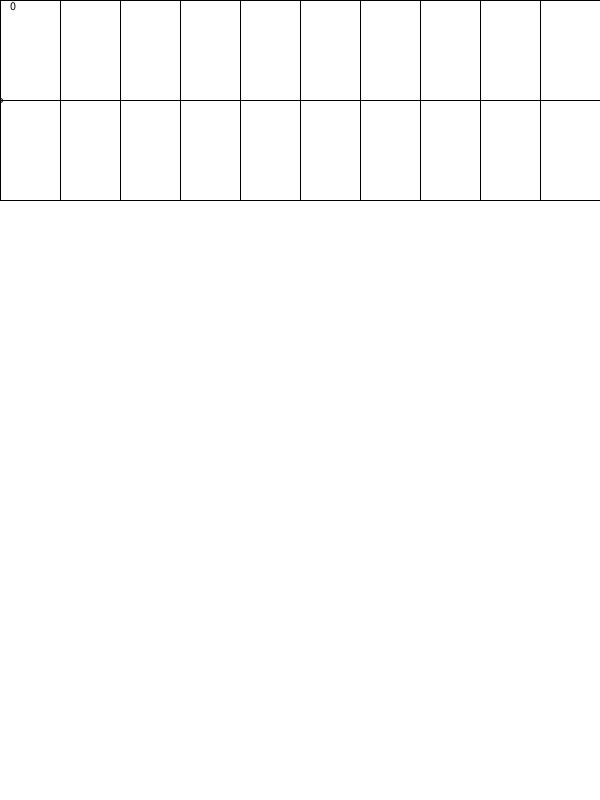
Frame 1 (no input)
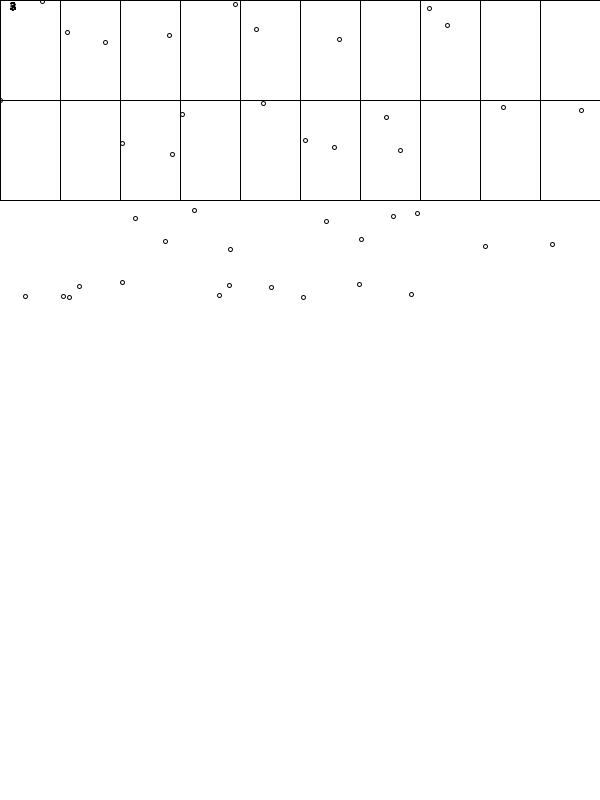
Frame 60 (the mouse pressed at the canvas centre just before this capture)
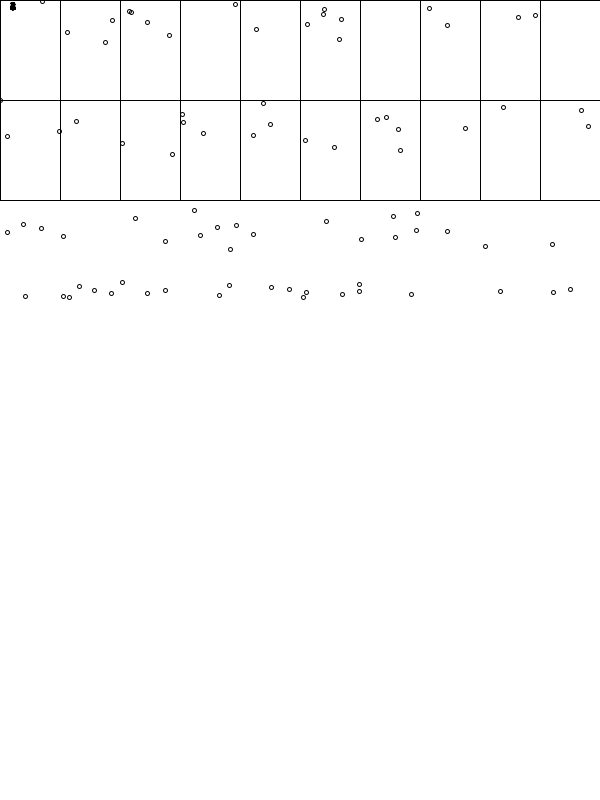
Frame 120 (the mouse held since frame 60 and released just before this capture)

The Processing sketch that drew these frames (run headless with seeded random() and noise(); from frame 60 on, the mouse is pressed at the canvas centre):

// Processing sketch: fouriers
// ── fouriers.pde
PVector wBoxPos, wBoxDims, wBoxMid;
float secWidth;
float timeLast = 0;
float timeNow = 0;
float delta = 0;

float wStep = 0;
float freq = 4;
float freqStep = 0;

float msPerTick = 1000.0 / 60;


void setup() {
  size(600,800);
  
  wBoxPos = new PVector(0,0);
  wBoxDims = new PVector(width, 200);
  wBoxMid = new PVector(wBoxPos.x + (wBoxDims.x / 2), wBoxPos.y + (wBoxDims.y / 2));
  secWidth = wBoxDims.x / 10;
  
  timeLast = millis();
  timeNow = millis();
  //frameRate(2);
  background(255);
}

void draw() {
  timeNow = millis();
  delta = (timeNow - timeLast) / msPerTick;
  wStep += (1000 / secWidth) * delta;
  wStep = wStep % width;
  //background(255);
  stroke(0);
  line(wBoxPos.x, wBoxMid.y, wBoxDims.x, wBoxMid.y);
  noFill();
  rect(wBoxPos.x, wBoxPos.y, wBoxDims.x, wBoxDims.y);
  
  for (float x = wBoxPos.x; x < wBoxDims.x; x += secWidth) {
    line(x, wBoxDims.y, x, wBoxPos.y);
    
  }
  
  wStep += delta;
  float y = sin(freqStep) * wBoxDims.y;
  ellipse(wStep, wBoxMid.y + y, 4, 4);
  
  freqStep += freq;
  timeLast = timeNow;
  fill(0);
  text(millis() / 1000, 10, 10);
  
}
